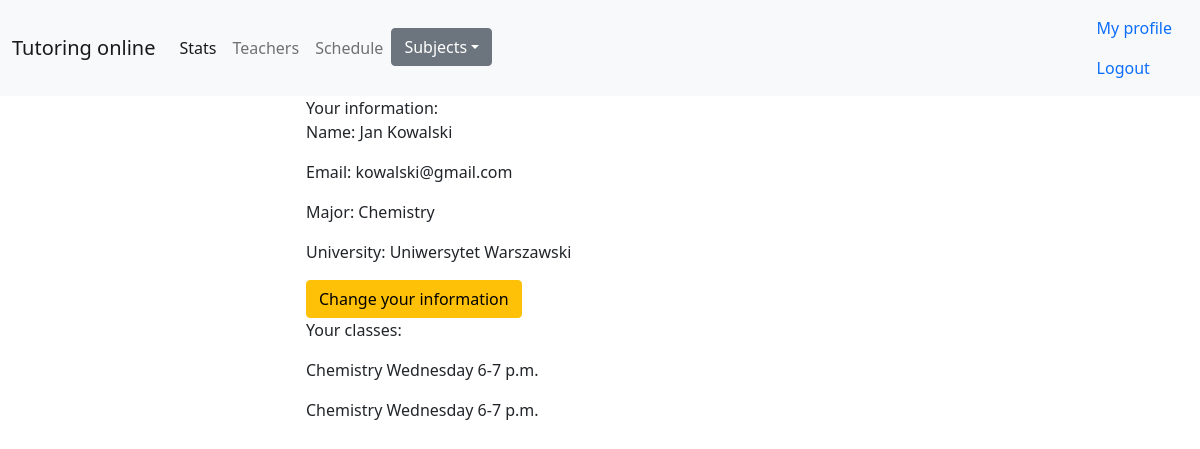
Page /teacher_profile (signed in) on the committed database.
### app/models.py (models this page shows, shortened)
class User(db.Model, UserMixin):
  __tablename__ = "user"
  id = db.Column(db.Integer, primary_key=True)
  email = db.Column(db.String(120), unique=True, nullable=False)
  password = db.Column(db.String(60), nullable=False)

class Teacher(User):
  __tablename__ = "teachers"
  id = db.Column(db.Integer, db.ForeignKey('user.id'), primary_key=True)
  first_name = db.Column(db.String)
  last_name = db.Column(db.String)
  university = db.Column(db.String)
  subjects = db.Column(db.String)
  major = db.Column(db.String)

class User(db.Model, UserMixin):
  __tablename__ = "user"
  id = db.Column(db.Integer, primary_key=True)
  email = db.Column(db.String(120), unique=True, nullable=False)
  password = db.Column(db.String(60), nullable=False)

### app/teacher/routes.py (the view)
@teacher.route('/teacher_profile')
@login_required
def teachers_profile():
  teacher_data = Teacher.query.filter_by(email=current_user.email).first()
  classes = [(t.subject + " " + t.weekday + " " + t.hour) for t in Classes.query.filter_by
  (teacher_id=current_user.id).all()]
  return render_template('teacher_profile.html', teacher_data=teacher_data, classes=classes)

### app/models.py (called while the page is built)
@login_manager.user_loader
def load_user(user_id):
  return User.query.get(int(user_id))

### app/templates/teacher_profile.html (shortened to what this page needs)
<!DOCTYPE html>
{% extends "layout.html" %}
{% block content %}
<head>
</head>
<body>
	<div>Your information:
		<p>Name: {{teacher_data.first_name}}
			{{teacher_data.last_name}}</p>
		<p>Email: {{teacher_data.email}}</p>
		<p>Major: {{teacher_data.major}}</p>
		<p>University: {{teacher_data.university}}</p>
		<a class="btn btn-warning" href="change_teacher_form">Change your information </a>
	</div>
	<div><p> Your classes:</p>
		<a>{% for item in classes %}</a>
		<p>{{item}}</p>
		{% endfor %}
	</div>
</body>
{% endblock content %}

### rows in the picture
Teacher: first_name "Jan", last_name "Kowalski", major "Chemistry", university "Uniwersytet Warszawski"
User: email "kowalski@gmail.com"

### other values in the picture
{{ item }} "Chemistry Wednesday 6-7 p.m." "Chemistry Wednesday 6-7 p.m."
